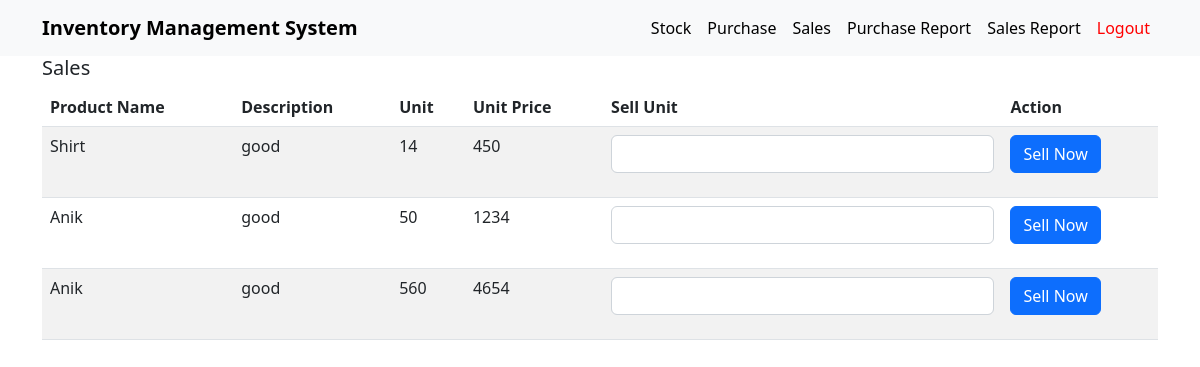
The app's page /sales.php (signed in), older data.
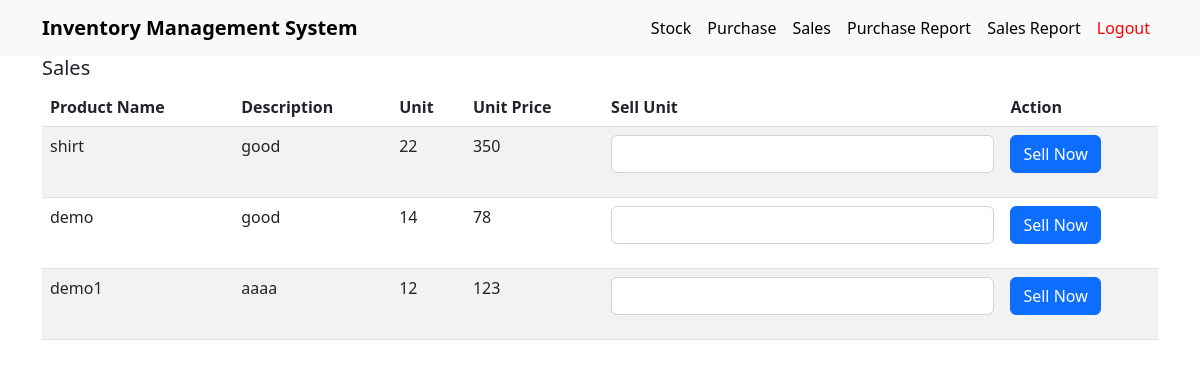
The same page, newer data.
### tables this page shows
CREATE TABLE `product` (
  `id` int(100) NOT NULL,
  `name` varchar(100) NOT NULL,
  `des` varchar(100) NOT NULL,
  `unit` int(100) NOT NULL,
  `unitprice` int(100) NOT NULL,
  `created_at` timestamp NOT NULL DEFAULT current_timestamp()
);

### sales.php (the view, shortened to what this page needs)
<?php
    include "header.php";
    include "connection.php";
$sql = "SELECT * FROM product";
$result = mysqli_query($conn, $sql);
?>
<html>
<head>
</head>
<body>
    <div class="container">
    <h5>Sales</h5>
    <table class="table table-striped">
  <thead>
    <tr>
      <th scope="col">Product Name</th>
      <th scope="col">Description</th>
      <th scope="col">Unit</th>
      <th scope="col">Unit Price</th>
      <th scope="col">Sell Unit</th>
      <th scope="col">Action</th>
    </tr>
  </thead>
  <tbody>
      <?php
          if (mysqli_num_rows($result) > 0) {
            while($row = mysqli_fetch_assoc($result)) {
              ?>
             <form action="<?php echo $_SERVER['PHP_SELF'];?>" method="post">
               <tr>
                <td><?php echo $row['name'];?></td>
                <td><?php echo $row['des'];?></td>
                <td><?php echo $row['unit'];?></td>
                <td><?php echo $row['unitprice'];?></td>
                <td><div class="mb-3">
                    <input type="number" name="unitsale" class="form-control" id="exampleInputUnit">
               </div></td>
                <td><button type="submit" class="btn btn-primary" name="submit">Sell Now</button></td>
                </tr>
                </form>
                <?php }
        } else {
            echo "0 results";
        }
        ?>
  </tbody>
</table>
</div>
</body>
</html>

Row changes from the older to the newer data that the page shows:
removed product: name "Anik", des "good", unit "50", unitprice "1234"
removed product: name "Anik", des "good", unit "560", unitprice "4654"
changed product: name "Shirt" → "shirt"; unit "14" → "22"; unitprice "450" → "350"
added product: name "demo", des "good", unit "14", unitprice "78"
added product: name "demo1", des "aaaa", unit "12", unitprice "123"
